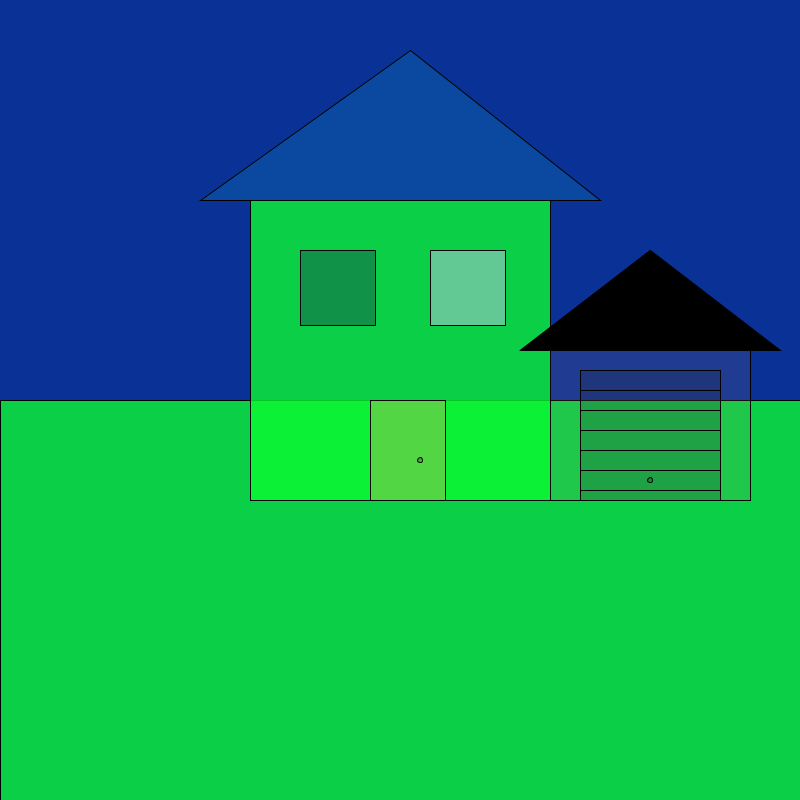
Frame 1 (no input)
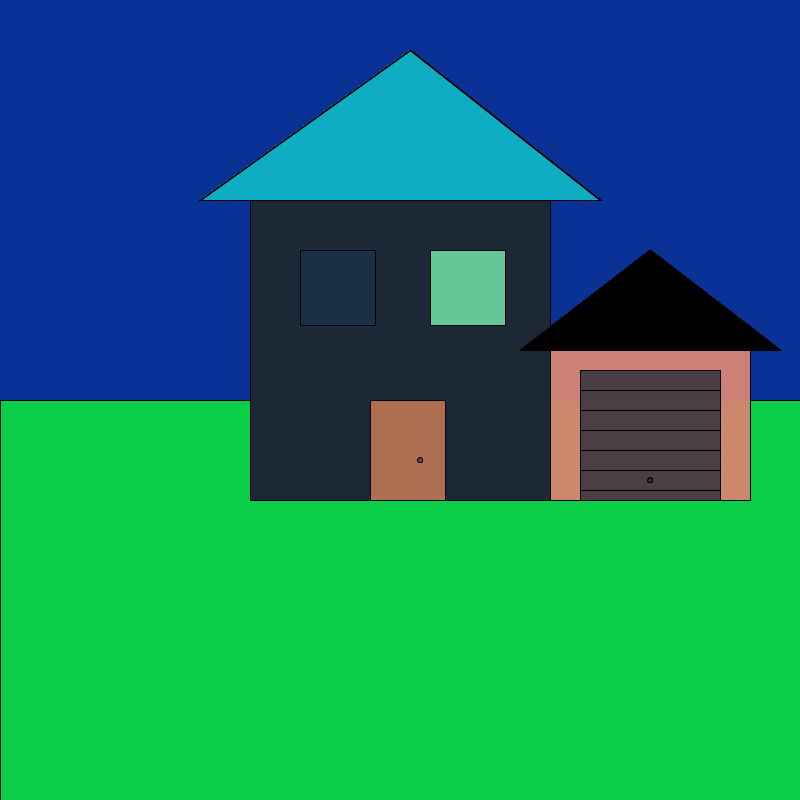
Frame 60 (the mouse pressed at the canvas centre just before this capture)
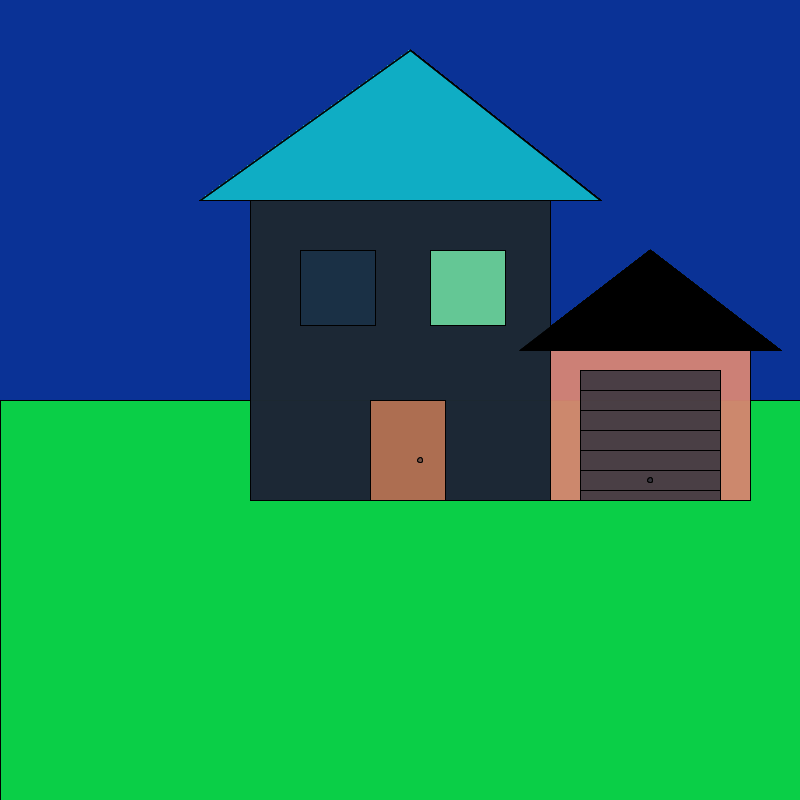
Frame 120 (the mouse held since frame 60 and released just before this capture)

The Processing sketch that drew these frames (run headless with seeded random() and noise(); from frame 60 on, the mouse is pressed at the canvas centre):

// Processing sketch: processing_129851
// ── processing_129851.pde

int h=300;

void setup(){
size(800,800);
line(0,500,800,500);
background(10,50,150,200);
fill(10,250,50,200);
rect(0,400,800,400);
}
void draw(){
rect(250,200,h,h); //House
fill(15,175,200,45);
triangle(410,50,200,200,600,200); //Roof, obviously
fill(0);
triangle(520,350,780,350,650,250); //Garage Roof
fill(25,50,75,100);
rect(300,250,h/4,h/4); //Left Window
fill(100,200,150,250);
rect(430,250,h/4,h/4); //Right Window
fill(255,150,100,75);
rect(370,400,h/4,h/3); //Door
fill(205,132,118,27);
rect(550,350,200,150); //Garage
fill(30,40,50,60);
rect(580,370,140,130); //Garage Door
line(580,390,720,390); //Garage Door Line #1
line(580,410,720,410); //Garage Door Line #2
line(580,430,720,430); //Garage Door Line #3
line(580,450,720,450); //Garage Door Line #4
line(580,470,720,470); //Garage Door Line #5
line(580,490,720,490); //Garage Door Line #6
ellipse(650,480,5,5); //Garage Door Handle
ellipse(420,460,5,5); //Door Knob
}
